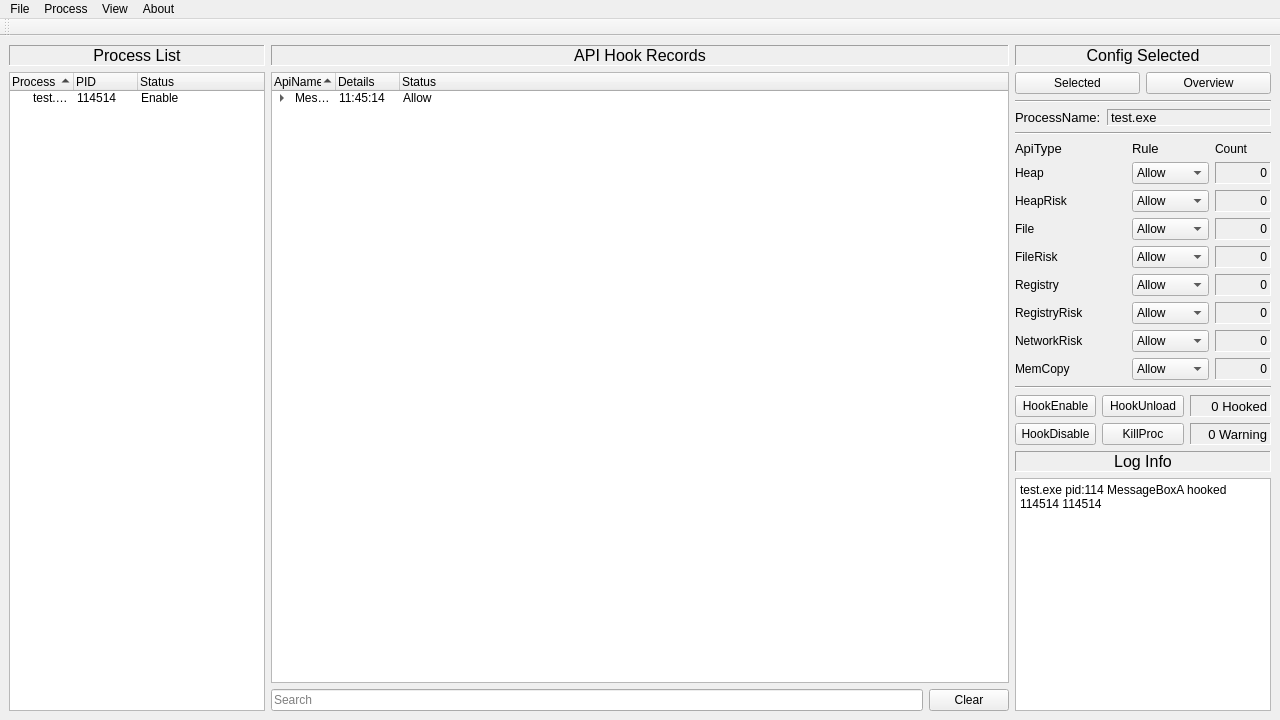
<?xml version="1.0" encoding="UTF-8"?>
<ui version="4.0">
 <class>MainWindow</class>
 <widget class="QMainWindow" name="MainWindow">
  <property name="geometry">
   <rect>
    <x>0</x>
    <y>0</y>
    <width>1280</width>
    <height>720</height>
   </rect>
  </property>
  <property name="sizePolicy">
   <sizepolicy hsizetype="Expanding" vsizetype="Expanding">
    <horstretch>0</horstretch>
    <verstretch>0</verstretch>
   </sizepolicy>
  </property>
  <property name="mouseTracking">
   <bool>false</bool>
  </property>
  <property name="windowTitle">
   <string>EzAPIGuard</string>
  </property>
  <widget class="QWidget" name="centralwidget">
   <layout class="QHBoxLayout" name="horizontalLayout" stretch="0,12,0">
    <item>
     <layout class="QHBoxLayout" name="horizontalLayout_1" stretch="0">
      <property name="sizeConstraint">
       <enum>QLayout::SetDefaultConstraint</enum>
      </property>
      <item>
       <layout class="QVBoxLayout" name="processListVerticalLayout">
        <item>
         <widget class="QLabel" name="processListLabel">
          <property name="font">
           <font>
            <pointsize>12</pointsize>
           </font>
          </property>
          <property name="frameShape">
           <enum>QFrame::Panel</enum>
          </property>
          <property name="frameShadow">
           <enum>QFrame::Sunken</enum>
          </property>
          <property name="lineWidth">
           <number>1</number>
          </property>
          <property name="text">
           <string>Process List</string>
          </property>
          <property name="textFormat">
           <enum>Qt::PlainText</enum>
          </property>
          <property name="scaledContents">
           <bool>false</bool>
          </property>
          <property name="alignment">
           <set>Qt::AlignCenter</set>
          </property>
          <property name="wordWrap">
           <bool>false</bool>
          </property>
         </widget>
        </item>
        <item>
         <widget class="QTreeWidget" name="processListTreeWidget">
          <property name="sizePolicy">
           <sizepolicy hsizetype="Minimum" vsizetype="Expanding">
            <horstretch>0</horstretch>
            <verstretch>0</verstretch>
           </sizepolicy>
          </property>
          <property name="verticalScrollBarPolicy">
           <enum>Qt::ScrollBarAsNeeded</enum>
          </property>
          <property name="horizontalScrollBarPolicy">
           <enum>Qt::ScrollBarAlwaysOff</enum>
          </property>
          <property name="sortingEnabled">
           <bool>true</bool>
          </property>
          <property name="allColumnsShowFocus">
           <bool>false</bool>
          </property>
          <attribute name="headerCascadingSectionResizes">
           <bool>true</bool>
          </attribute>
          <attribute name="headerDefaultSectionSize">
           <number>64</number>
          </attribute>
          <attribute name="headerHighlightSections">
           <bool>false</bool>
          </attribute>
          <attribute name="headerMinimumSectionSize">
           <number>32</number>
          </attribute>
          <attribute name="headerShowSortIndicator" stdset="0">
           <bool>true</bool>
          </attribute>
          <column>
           <property name="text">
            <string>Process</string>
           </property>
          </column>
          <column>
           <property name="text">
            <string>PID</string>
           </property>
          </column>
          <column>
           <property name="text">
            <string>Status</string>
           </property>
          </column>
          <item>
           <property name="text">
            <string>test.exe</string>
           </property>
           <property name="text">
            <string>114514</string>
           </property>
           <property name="text">
            <string>Enable</string>
           </property>
          </item>
         </widget>
        </item>
       </layout>
      </item>
     </layout>
    </item>
    <item>
     <layout class="QHBoxLayout" name="horizontalLayout_2">
      <item>
       <layout class="QVBoxLayout" name="recordVerticalLayout">
        <item>
         <widget class="QLabel" name="recordLabel">
          <property name="font">
           <font>
            <pointsize>12</pointsize>
           </font>
          </property>
          <property name="frameShape">
           <enum>QFrame::Panel</enum>
          </property>
          <property name="frameShadow">
           <enum>QFrame::Sunken</enum>
          </property>
          <property name="text">
           <string>API Hook Records</string>
          </property>
          <property name="alignment">
           <set>Qt::AlignCenter</set>
          </property>
         </widget>
        </item>
        <item>
         <widget class="QTreeWidget" name="recordTreeWidget">
          <property name="sizePolicy">
           <sizepolicy hsizetype="Minimum" vsizetype="Expanding">
            <horstretch>0</horstretch>
            <verstretch>0</verstretch>
           </sizepolicy>
          </property>
          <property name="verticalScrollBarPolicy">
           <enum>Qt::ScrollBarAsNeeded</enum>
          </property>
          <property name="horizontalScrollBarPolicy">
           <enum>Qt::ScrollBarAlwaysOff</enum>
          </property>
          <property name="dragEnabled">
           <bool>true</bool>
          </property>
          <property name="textElideMode">
           <enum>Qt::ElideRight</enum>
          </property>
          <property name="sortingEnabled">
           <bool>true</bool>
          </property>
          <property name="wordWrap">
           <bool>false</bool>
          </property>
          <property name="headerHidden">
           <bool>false</bool>
          </property>
          <attribute name="headerVisible">
           <bool>true</bool>
          </attribute>
          <attribute name="headerCascadingSectionResizes">
           <bool>true</bool>
          </attribute>
          <attribute name="headerDefaultSectionSize">
           <number>64</number>
          </attribute>
          <attribute name="headerHighlightSections">
           <bool>false</bool>
          </attribute>
          <attribute name="headerMinimumSectionSize">
           <number>32</number>
          </attribute>
          <attribute name="headerShowSortIndicator" stdset="0">
           <bool>true</bool>
          </attribute>
          <column>
           <property name="text">
            <string>ApiName</string>
           </property>
          </column>
          <column>
           <property name="text">
            <string>Details</string>
           </property>
          </column>
          <column>
           <property name="text">
            <string>Status</string>
           </property>
          </column>
          <item>
           <property name="text">
            <string>MessageBoxA</string>
           </property>
           <property name="text">
            <string>11:45:14</string>
           </property>
           <property name="text">
            <string>Allow</string>
           </property>
           <item>
            <property name="text">
             <string>lpText</string>
            </property>
            <property name="text">
             <string>114514</string>
            </property>
           </item>
           <item>
            <property name="text">
             <string>lpCaption</string>
            </property>
            <property name="text">
             <string>114514</string>
            </property>
           </item>
          </item>
         </widget>
        </item>
        <item>
         <layout class="QHBoxLayout" name="searchBarHorizontalLayout" stretch="0,0">
          <item>
           <widget class="QLineEdit" name="searchLineEdit">
            <property name="sizePolicy">
             <sizepolicy hsizetype="Expanding" vsizetype="Preferred">
              <horstretch>0</horstretch>
              <verstretch>0</verstretch>
             </sizepolicy>
            </property>
            <property name="placeholderText">
             <string>Search</string>
            </property>
           </widget>
          </item>
          <item>
           <widget class="QPushButton" name="searchClearButton">
            <property name="text">
             <string>Clear</string>
            </property>
           </widget>
          </item>
         </layout>
        </item>
       </layout>
      </item>
     </layout>
    </item>
    <item>
     <layout class="QHBoxLayout" name="horizontalLayout_3">
      <item>
       <layout class="QVBoxLayout" name="configVerticalLayout">
        <item>
         <widget class="QLabel" name="configLabel">
          <property name="font">
           <font>
            <pointsize>12</pointsize>
           </font>
          </property>
          <property name="frameShape">
           <enum>QFrame::Panel</enum>
          </property>
          <property name="frameShadow">
           <enum>QFrame::Sunken</enum>
          </property>
          <property name="text">
           <string>Config Selected</string>
          </property>
          <property name="alignment">
           <set>Qt::AlignCenter</set>
          </property>
         </widget>
        </item>
        <item>
         <layout class="QHBoxLayout" name="selectedHorizontalLayout">
          <item>
           <widget class="QPushButton" name="selectedButton">
            <property name="text">
             <string>Selected</string>
            </property>
            <property name="checkable">
             <bool>false</bool>
            </property>
           </widget>
          </item>
          <item>
           <widget class="QPushButton" name="overviewButton">
            <property name="text">
             <string>Overview</string>
            </property>
           </widget>
          </item>
         </layout>
        </item>
        <item>
         <widget class="Line" name="line_2">
          <property name="orientation">
           <enum>Qt::Horizontal</enum>
          </property>
         </widget>
        </item>
        <item>
         <layout class="QHBoxLayout" name="processNameHorizontalLayout" stretch="0,1">
          <item>
           <widget class="QLabel" name="processNameLabel_">
            <property name="font">
             <font>
              <pointsize>10</pointsize>
             </font>
            </property>
            <property name="text">
             <string>ProcessName:</string>
            </property>
           </widget>
          </item>
          <item>
           <widget class="QLabel" name="processNameLabel">
            <property name="font">
             <font>
              <pointsize>10</pointsize>
             </font>
            </property>
            <property name="frameShape">
             <enum>QFrame::Panel</enum>
            </property>
            <property name="frameShadow">
             <enum>QFrame::Sunken</enum>
            </property>
            <property name="text">
             <string>test.exe</string>
            </property>
           </widget>
          </item>
         </layout>
        </item>
        <item>
         <widget class="Line" name="line_1">
          <property name="orientation">
           <enum>Qt::Horizontal</enum>
          </property>
         </widget>
        </item>
        <item>
         <layout class="QGridLayout" name="configGridLayout" columnstretch="2,1,1">
          <item row="0" column="0">
           <widget class="QLabel" name="apiTypeLabel">
            <property name="font">
             <font>
              <pointsize>10</pointsize>
             </font>
            </property>
            <property name="text">
             <string>ApiType</string>
            </property>
           </widget>
          </item>
          <item row="5" column="0">
           <widget class="QLabel" name="fileRiskLabel">
            <property name="text">
             <string>FileRisk</string>
            </property>
           </widget>
          </item>
          <item row="6" column="0">
           <widget class="QLabel" name="registryLabel">
            <property name="text">
             <string>Registry</string>
            </property>
           </widget>
          </item>
          <item row="8" column="0">
           <widget class="QLabel" name="networkRiskLabel">
            <property name="text">
             <string>NetworkRisk</string>
            </property>
           </widget>
          </item>
          <item row="2" column="0">
           <widget class="QLabel" name="heapLabel">
            <property name="text">
             <string>Heap</string>
            </property>
           </widget>
          </item>
          <item row="9" column="0">
           <widget class="QLabel" name="memCopyLabel">
            <property name="text">
             <string>MemCopy</string>
            </property>
           </widget>
          </item>
          <item row="3" column="0">
           <widget class="QLabel" name="heapRiskLabel">
            <property name="text">
             <string>HeapRisk</string>
            </property>
           </widget>
          </item>
          <item row="4" column="0">
           <widget class="QLabel" name="fileLabel">
            <property name="text">
             <string>File</string>
            </property>
           </widget>
          </item>
          <item row="7" column="0">
           <widget class="QLabel" name="registryRiskLabel">
            <property name="text">
             <string>RegistryRisk</string>
            </property>
           </widget>
          </item>
          <item row="9" column="1">
           <widget class="QComboBox" name="memCopyRule">
            <item>
             <property name="text">
              <string>Allow</string>
             </property>
            </item>
            <item>
             <property name="text">
              <string>Reject</string>
             </property>
            </item>
            <item>
             <property name="text">
              <string>Request</string>
             </property>
            </item>
           </widget>
          </item>
          <item row="7" column="1">
           <widget class="QComboBox" name="registryRiskRule">
            <item>
             <property name="text">
              <string>Allow</string>
             </property>
            </item>
            <item>
             <property name="text">
              <string>Reject</string>
             </property>
            </item>
            <item>
             <property name="text">
              <string>Request</string>
             </property>
            </item>
           </widget>
          </item>
          <item row="8" column="1">
           <widget class="QComboBox" name="networkRiskRule">
            <item>
             <property name="text">
              <string>Allow</string>
             </property>
            </item>
            <item>
             <property name="text">
              <string>Reject</string>
             </property>
            </item>
            <item>
             <property name="text">
              <string>Request</string>
             </property>
            </item>
           </widget>
          </item>
          <item row="6" column="1">
           <widget class="QComboBox" name="registryRule">
            <item>
             <property name="text">
              <string>Allow</string>
             </property>
            </item>
            <item>
             <property name="text">
              <string>Reject</string>
             </property>
            </item>
            <item>
             <property name="text">
              <string>Request</string>
             </property>
            </item>
           </widget>
          </item>
          <item row="2" column="1">
           <widget class="QComboBox" name="heapRule">
            <item>
             <property name="text">
              <string>Allow</string>
             </property>
            </item>
            <item>
             <property name="text">
              <string>Reject</string>
             </property>
            </item>
            <item>
             <property name="text">
              <string>Request</string>
             </property>
            </item>
           </widget>
          </item>
          <item row="3" column="1">
           <widget class="QComboBox" name="heapRiskRule">
            <item>
             <property name="text">
              <string>Allow</string>
             </property>
            </item>
            <item>
             <property name="text">
              <string>Reject</string>
             </property>
            </item>
            <item>
             <property name="text">
              <string>Request</string>
             </property>
            </item>
           </widget>
          </item>
          <item row="4" column="1">
           <widget class="QComboBox" name="fileRule">
            <item>
             <property name="text">
              <string>Allow</string>
             </property>
            </item>
            <item>
             <property name="text">
              <string>Reject</string>
             </property>
            </item>
            <item>
             <property name="text">
              <string>Request</string>
             </property>
            </item>
           </widget>
          </item>
          <item row="5" column="1">
           <widget class="QComboBox" name="fileRiskRule">
            <item>
             <property name="text">
              <string>Allow</string>
             </property>
            </item>
            <item>
             <property name="text">
              <string>Reject</string>
             </property>
            </item>
            <item>
             <property name="text">
              <string>Request</string>
             </property>
            </item>
           </widget>
          </item>
          <item row="0" column="1">
           <widget class="QLabel" name="label">
            <property name="font">
             <font>
              <pointsize>10</pointsize>
             </font>
            </property>
            <property name="text">
             <string>Rule</string>
            </property>
           </widget>
          </item>
          <item row="0" column="2">
           <widget class="QLabel" name="countLabel">
            <property name="text">
             <string>Count</string>
            </property>
           </widget>
          </item>
          <item row="2" column="2">
           <widget class="QLabel" name="heapCnt">
            <property name="frameShape">
             <enum>QFrame::Panel</enum>
            </property>
            <property name="frameShadow">
             <enum>QFrame::Sunken</enum>
            </property>
            <property name="text">
             <string>0</string>
            </property>
            <property name="alignment">
             <set>Qt::AlignRight|Qt::AlignTrailing|Qt::AlignVCenter</set>
            </property>
           </widget>
          </item>
          <item row="3" column="2">
           <widget class="QLabel" name="heapRiskCnt">
            <property name="layoutDirection">
             <enum>Qt::LeftToRight</enum>
            </property>
            <property name="frameShape">
             <enum>QFrame::Panel</enum>
            </property>
            <property name="frameShadow">
             <enum>QFrame::Sunken</enum>
            </property>
            <property name="text">
             <string>0</string>
            </property>
            <property name="alignment">
             <set>Qt::AlignRight|Qt::AlignTrailing|Qt::AlignVCenter</set>
            </property>
           </widget>
          </item>
          <item row="4" column="2">
           <widget class="QLabel" name="fileCnt">
            <property name="frameShape">
             <enum>QFrame::Panel</enum>
            </property>
            <property name="frameShadow">
             <enum>QFrame::Sunken</enum>
            </property>
            <property name="text">
             <string>0</string>
            </property>
            <property name="alignment">
             <set>Qt::AlignRight|Qt::AlignTrailing|Qt::AlignVCenter</set>
            </property>
           </widget>
          </item>
          <item row="5" column="2">
           <widget class="QLabel" name="fileRiskCnt">
            <property name="frameShape">
             <enum>QFrame::Panel</enum>
            </property>
            <property name="frameShadow">
             <enum>QFrame::Sunken</enum>
            </property>
            <property name="text">
             <string>0</string>
            </property>
            <property name="alignment">
             <set>Qt::AlignRight|Qt::AlignTrailing|Qt::AlignVCenter</set>
            </property>
           </widget>
          </item>
          <item row="6" column="2">
           <widget class="QLabel" name="registryCnt">
            <property name="frameShape">
             <enum>QFrame::Panel</enum>
            </property>
            <property name="frameShadow">
             <enum>QFrame::Sunken</enum>
            </property>
            <property name="text">
             <string>0</string>
            </property>
            <property name="alignment">
             <set>Qt::AlignRight|Qt::AlignTrailing|Qt::AlignVCenter</set>
            </property>
           </widget>
          </item>
          <item row="7" column="2">
           <widget class="QLabel" name="registryRiskCnt">
            <property name="frameShape">
             <enum>QFrame::Panel</enum>
            </property>
            <property name="frameShadow">
             <enum>QFrame::Sunken</enum>
            </property>
            <property name="text">
             <string>0</string>
            </property>
            <property name="alignment">
             <set>Qt::AlignRight|Qt::AlignTrailing|Qt::AlignVCenter</set>
            </property>
           </widget>
          </item>
          <item row="8" column="2">
           <widget class="QLabel" name="networkRiskCnt">
            <property name="frameShape">
             <enum>QFrame::Panel</enum>
            </property>
            <property name="frameShadow">
             <enum>QFrame::Sunken</enum>
            </property>
            <property name="text">
             <string>0</string>
            </property>
            <property name="alignment">
             <set>Qt::AlignRight|Qt::AlignTrailing|Qt::AlignVCenter</set>
            </property>
           </widget>
          </item>
          <item row="9" column="2">
           <widget class="QLabel" name="memCopyCnt">
            <property name="frameShape">
             <enum>QFrame::Panel</enum>
            </property>
            <property name="frameShadow">
             <enum>QFrame::Sunken</enum>
            </property>
            <property name="text">
             <string>0</string>
            </property>
            <property name="alignment">
             <set>Qt::AlignRight|Qt::AlignTrailing|Qt::AlignVCenter</set>
            </property>
           </widget>
          </item>
         </layout>
        </item>
        <item>
         <widget class="Line" name="line_3">
          <property name="orientation">
           <enum>Qt::Horizontal</enum>
          </property>
         </widget>
        </item>
        <item>
         <layout class="QGridLayout" name="hookStatusGridLayout">
          <item row="4" column="0">
           <widget class="QPushButton" name="hookDisableButton">
            <property name="text">
             <string>HookDisable</string>
            </property>
           </widget>
          </item>
          <item row="2" column="0">
           <widget class="QPushButton" name="hookEnableButton">
            <property name="text">
             <string>HookEnable</string>
            </property>
           </widget>
          </item>
          <item row="4" column="2">
           <widget class="QLabel" name="warningCnt">
            <property name="font">
             <font>
              <pointsize>10</pointsize>
             </font>
            </property>
            <property name="frameShape">
             <enum>QFrame::Panel</enum>
            </property>
            <property name="frameShadow">
             <enum>QFrame::Sunken</enum>
            </property>
            <property name="text">
             <string>0 Warning</string>
            </property>
            <property name="alignment">
             <set>Qt::AlignRight|Qt::AlignTrailing|Qt::AlignVCenter</set>
            </property>
           </widget>
          </item>
          <item row="2" column="2">
           <widget class="QLabel" name="hookedCnt">
            <property name="font">
             <font>
              <pointsize>10</pointsize>
             </font>
            </property>
            <property name="frameShape">
             <enum>QFrame::Panel</enum>
            </property>
            <property name="frameShadow">
             <enum>QFrame::Sunken</enum>
            </property>
            <property name="text">
             <string>0 Hooked</string>
            </property>
            <property name="alignment">
             <set>Qt::AlignRight|Qt::AlignTrailing|Qt::AlignVCenter</set>
            </property>
           </widget>
          </item>
          <item row="2" column="1">
           <widget class="QPushButton" name="hookUnloadButton">
            <property name="text">
             <string>HookUnload</string>
            </property>
           </widget>
          </item>
          <item row="4" column="1">
           <widget class="QPushButton" name="killProcButton">
            <property name="text">
             <string>KillProc</string>
            </property>
           </widget>
          </item>
         </layout>
        </item>
        <item>
         <widget class="QLabel" name="loginfoLabel">
          <property name="font">
           <font>
            <pointsize>12</pointsize>
           </font>
          </property>
          <property name="frameShape">
           <enum>QFrame::Panel</enum>
          </property>
          <property name="frameShadow">
           <enum>QFrame::Sunken</enum>
          </property>
          <property name="text">
           <string>Log Info</string>
          </property>
          <property name="alignment">
           <set>Qt::AlignCenter</set>
          </property>
         </widget>
        </item>
        <item>
         <widget class="QTextBrowser" name="loginfoTextBrowser">
          <property name="html">
           <string>&lt;!DOCTYPE HTML PUBLIC &quot;-//W3C//DTD HTML 4.0//EN&quot; &quot;http://www.w3.org/TR/REC-html40/strict.dtd&quot;&gt;
&lt;html&gt;&lt;head&gt;&lt;meta name=&quot;qrichtext&quot; content=&quot;1&quot; /&gt;&lt;style type=&quot;text/css&quot;&gt;
p, li { white-space: pre-wrap; }
&lt;/style&gt;&lt;/head&gt;&lt;body style=&quot; font-family:'SimSun'; font-size:9pt; font-weight:400; font-style:normal;&quot;&gt;
&lt;p style=&quot; margin-top:0px; margin-bottom:0px; margin-left:0px; margin-right:0px; -qt-block-indent:0; text-indent:0px;&quot;&gt;test.exe pid:114 MessageBoxA hooked 114514 114514&lt;/p&gt;&lt;/body&gt;&lt;/html&gt;</string>
          </property>
         </widget>
        </item>
       </layout>
      </item>
     </layout>
    </item>
   </layout>
  </widget>
  <widget class="QToolBar" name="toolBar">
   <property name="windowTitle">
    <string>toolBar</string>
   </property>
   <attribute name="toolBarArea">
    <enum>TopToolBarArea</enum>
   </attribute>
   <attribute name="toolBarBreak">
    <bool>false</bool>
   </attribute>
  </widget>
  <widget class="QMenuBar" name="menubar">
   <property name="geometry">
    <rect>
     <x>0</x>
     <y>0</y>
     <width>1280</width>
     <height>26</height>
    </rect>
   </property>
   <widget class="QMenu" name="menuFile">
    <property name="title">
     <string>File</string>
    </property>
    <addaction name="recordSave"/>
    <addaction name="recordLoad"/>
   </widget>
   <widget class="QMenu" name="menuProcess">
    <property name="title">
     <string>Process</string>
    </property>
    <addaction name="processAttach"/>
    <addaction name="processRun"/>
   </widget>
   <widget class="QMenu" name="menuView">
    <property name="title">
     <string>View</string>
    </property>
    <addaction name="viewReset"/>
   </widget>
   <widget class="QMenu" name="menuAbout">
    <property name="title">
     <string>About</string>
    </property>
    <addaction name="actionAbout"/>
   </widget>
   <addaction name="menuFile"/>
   <addaction name="menuProcess"/>
   <addaction name="menuView"/>
   <addaction name="menuAbout"/>
  </widget>
  <action name="actionAttach">
   <property name="text">
    <string>Attach</string>
   </property>
  </action>
  <action name="actionRun">
   <property name="text">
    <string>Run</string>
   </property>
  </action>
  <action name="viewReset">
   <property name="text">
    <string>Reset</string>
   </property>
  </action>
  <action name="processAttach">
   <property name="text">
    <string>Attach</string>
   </property>
  </action>
  <action name="processRun">
   <property name="text">
    <string>Run</string>
   </property>
  </action>
  <action name="recordSave">
   <property name="text">
    <string>Save</string>
   </property>
  </action>
  <action name="recordLoad">
   <property name="text">
    <string>Load</string>
   </property>
  </action>
  <action name="actionPort">
   <property name="text">
    <string>Port</string>
   </property>
  </action>
  <action name="actionAbout">
   <property name="text">
    <string>About EzAPIGuard</string>
   </property>
  </action>
 </widget>
 <resources/>
 <connections>
  <connection>
   <sender>searchLineEdit</sender>
   <signal>textChanged(QString)</signal>
   <receiver>MainWindow</receiver>
   <slot>record_search_filter()</slot>
   <hints>
    <hint type="sourcelabel">
     <x>318</x>
     <y>694</y>
    </hint>
    <hint type="destinationlabel">
     <x>275</x>
     <y>706</y>
    </hint>
   </hints>
  </connection>
  <connection>
   <sender>searchClearButton</sender>
   <signal>clicked()</signal>
   <receiver>searchLineEdit</receiver>
   <slot>clear()</slot>
   <hints>
    <hint type="sourcelabel">
     <x>874</x>
     <y>694</y>
    </hint>
    <hint type="destinationlabel">
     <x>824</x>
     <y>694</y>
    </hint>
   </hints>
  </connection>
  <connection>
   <sender>processListTreeWidget</sender>
   <signal>itemSelectionChanged()</signal>
   <receiver>MainWindow</receiver>
   <slot>select_process()</slot>
   <hints>
    <hint type="sourcelabel">
     <x>160</x>
     <y>383</y>
    </hint>
    <hint type="destinationlabel">
     <x>5</x>
     <y>405</y>
    </hint>
   </hints>
  </connection>
  <connection>
   <sender>hookEnableButton</sender>
   <signal>clicked()</signal>
   <receiver>MainWindow</receiver>
   <slot>hook_enable()</slot>
   <hints>
    <hint type="sourcelabel">
     <x>1062</x>
     <y>455</y>
    </hint>
    <hint type="destinationlabel">
     <x>946</x>
     <y>431</y>
    </hint>
   </hints>
  </connection>
  <connection>
   <sender>hookDisableButton</sender>
   <signal>clicked()</signal>
   <receiver>MainWindow</receiver>
   <slot>hook_disable()</slot>
   <hints>
    <hint type="sourcelabel">
     <x>1066</x>
     <y>490</y>
    </hint>
    <hint type="destinationlabel">
     <x>947</x>
     <y>471</y>
    </hint>
   </hints>
  </connection>
  <connection>
   <sender>hookUnloadButton</sender>
   <signal>clicked()</signal>
   <receiver>MainWindow</receiver>
   <slot>hook_unload()</slot>
   <hints>
    <hint type="sourcelabel">
     <x>1166</x>
     <y>455</y>
    </hint>
    <hint type="destinationlabel">
     <x>946</x>
     <y>526</y>
    </hint>
   </hints>
  </connection>
  <connection>
   <sender>selectedButton</sender>
   <signal>clicked()</signal>
   <receiver>MainWindow</receiver>
   <slot>view_selected()</slot>
   <hints>
    <hint type="sourcelabel">
     <x>981</x>
     <y>100</y>
    </hint>
    <hint type="destinationlabel">
     <x>948</x>
     <y>97</y>
    </hint>
   </hints>
  </connection>
  <connection>
   <sender>overviewButton</sender>
   <signal>clicked()</signal>
   <receiver>MainWindow</receiver>
   <slot>view_overview()</slot>
   <hints>
    <hint type="sourcelabel">
     <x>1154</x>
     <y>101</y>
    </hint>
    <hint type="destinationlabel">
     <x>946</x>
     <y>136</y>
    </hint>
   </hints>
  </connection>
  <connection>
   <sender>heapRule</sender>
   <signal>currentIndexChanged(int)</signal>
   <receiver>MainWindow</receiver>
   <slot>rules_config()</slot>
   <hints>
    <hint type="sourcelabel">
     <x>1126</x>
     <y>204</y>
    </hint>
    <hint type="destinationlabel">
     <x>948</x>
     <y>206</y>
    </hint>
   </hints>
  </connection>
  <connection>
   <sender>heapRiskRule</sender>
   <signal>currentIndexChanged(int)</signal>
   <receiver>MainWindow</receiver>
   <slot>rules_config()</slot>
   <hints>
    <hint type="sourcelabel">
     <x>1130</x>
     <y>236</y>
    </hint>
    <hint type="destinationlabel">
     <x>947</x>
     <y>232</y>
    </hint>
   </hints>
  </connection>
  <connection>
   <sender>fileRule</sender>
   <signal>currentIndexChanged(int)</signal>
   <receiver>MainWindow</receiver>
   <slot>rules_config()</slot>
   <hints>
    <hint type="sourcelabel">
     <x>1136</x>
     <y>263</y>
    </hint>
    <hint type="destinationlabel">
     <x>945</x>
     <y>262</y>
    </hint>
   </hints>
  </connection>
  <connection>
   <sender>fileRiskRule</sender>
   <signal>currentIndexChanged(int)</signal>
   <receiver>MainWindow</receiver>
   <slot>rules_config()</slot>
   <hints>
    <hint type="sourcelabel">
     <x>1143</x>
     <y>288</y>
    </hint>
    <hint type="destinationlabel">
     <x>948</x>
     <y>300</y>
    </hint>
   </hints>
  </connection>
  <connection>
   <sender>registryRule</sender>
   <signal>currentIndexChanged(int)</signal>
   <receiver>MainWindow</receiver>
   <slot>rules_config()</slot>
   <hints>
    <hint type="sourcelabel">
     <x>1123</x>
     <y>311</y>
    </hint>
    <hint type="destinationlabel">
     <x>949</x>
     <y>334</y>
    </hint>
   </hints>
  </connection>
  <connection>
   <sender>registryRiskRule</sender>
   <signal>currentIndexChanged(int)</signal>
   <receiver>MainWindow</receiver>
   <slot>rules_config()</slot>
   <hints>
    <hint type="sourcelabel">
     <x>1116</x>
     <y>344</y>
    </hint>
    <hint type="destinationlabel">
     <x>950</x>
     <y>360</y>
    </hint>
   </hints>
  </connection>
  <connection>
   <sender>networkRiskRule</sender>
   <signal>currentIndexChanged(int)</signal>
   <receiver>MainWindow</receiver>
   <slot>rules_config()</slot>
   <hints>
    <hint type="sourcelabel">
     <x>1115</x>
     <y>374</y>
    </hint>
    <hint type="destinationlabel">
     <x>949</x>
     <y>387</y>
    </hint>
   </hints>
  </connection>
  <connection>
   <sender>memCopyRule</sender>
   <signal>currentIndexChanged(int)</signal>
   <receiver>MainWindow</receiver>
   <slot>rules_config()</slot>
   <hints>
    <hint type="sourcelabel">
     <x>1142</x>
     <y>396</y>
    </hint>
    <hint type="destinationlabel">
     <x>947</x>
     <y>416</y>
    </hint>
   </hints>
  </connection>
  <connection>
   <sender>killProcButton</sender>
   <signal>clicked()</signal>
   <receiver>MainWindow</receiver>
   <slot>kill_process()</slot>
   <hints>
    <hint type="sourcelabel">
     <x>1106</x>
     <y>476</y>
    </hint>
    <hint type="destinationlabel">
     <x>957</x>
     <y>498</y>
    </hint>
   </hints>
  </connection>
 </connections>
 <slots>
  <slot>record_search_filter()</slot>
  <slot>select_process()</slot>
  <slot>hook_enable()</slot>
  <slot>hook_disable()</slot>
  <slot>hook_unload()</slot>
  <slot>view_selected()</slot>
  <slot>view_overview()</slot>
  <slot>rules_config()</slot>
  <slot>kill_process()</slot>
 </slots>
</ui>
